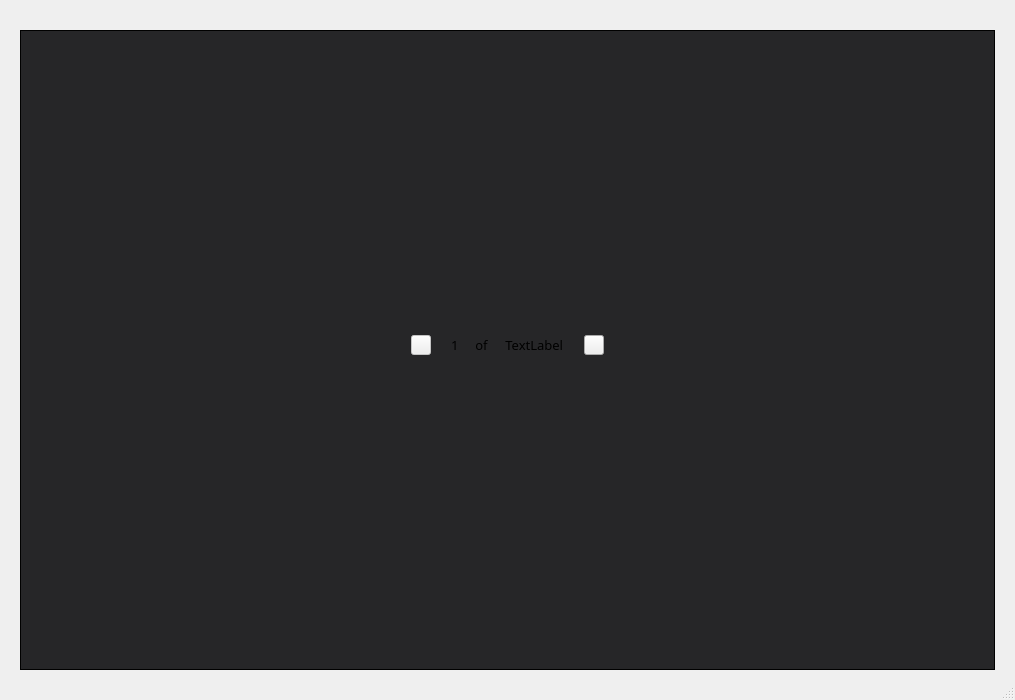
<?xml version="1.0" encoding="UTF-8"?>
<ui version="4.0">
 <class>PrintResultTable</class>
 <widget class="QDialog" name="PrintResultTable">
  <property name="geometry">
   <rect>
    <x>0</x>
    <y>0</y>
    <width>1015</width>
    <height>700</height>
   </rect>
  </property>
  <property name="windowTitle">
   <string>Dialog</string>
  </property>
  <property name="sizeGripEnabled">
   <bool>true</bool>
  </property>
  <layout class="QGridLayout" name="gridLayout_2">
   <property name="leftMargin">
    <number>20</number>
   </property>
   <property name="topMargin">
    <number>20</number>
   </property>
   <property name="rightMargin">
    <number>20</number>
   </property>
   <property name="bottomMargin">
    <number>30</number>
   </property>
   <property name="spacing">
    <number>10</number>
   </property>
   <item row="4" column="0">
    <layout class="QHBoxLayout" name="ui_buttonLayout">
     <property name="spacing">
      <number>10</number>
     </property>
    </layout>
   </item>
   <item row="0" column="0">
    <layout class="QHBoxLayout" name="ui_toolLayout">
     <property name="spacing">
      <number>10</number>
     </property>
    </layout>
   </item>
   <item row="2" column="0">
    <widget class="QFrame" name="frame_2">
     <property name="styleSheet">
      <string notr="true">
                            #frame_2 {
                            background-color: #262628;
                            border: 1px solid #000;}

                        </string>
     </property>
     <property name="frameShape">
      <enum>QFrame::StyledPanel</enum>
     </property>
     <property name="frameShadow">
      <enum>QFrame::Raised</enum>
     </property>
     <layout class="QGridLayout" name="gridLayout_3">
      <property name="leftMargin">
       <number>0</number>
      </property>
      <property name="topMargin">
       <number>0</number>
      </property>
      <property name="rightMargin">
       <number>0</number>
      </property>
      <property name="bottomMargin">
       <number>10</number>
      </property>
      <property name="spacing">
       <number>10</number>
      </property>
      <item row="0" column="0">
       <layout class="QVBoxLayout" name="ui_resultTableLayout">
        <property name="spacing">
         <number>10</number>
        </property>
        <property name="sizeConstraint">
         <enum>QLayout::SetDefaultConstraint</enum>
        </property>
       </layout>
      </item>
      <item row="1" column="0">
       <layout class="QHBoxLayout" name="horizontalLayout">
        <property name="spacing">
         <number>10</number>
        </property>
        <item>
         <spacer name="horizontalSpacer_5">
          <property name="orientation">
           <enum>Qt::Horizontal</enum>
          </property>
          <property name="sizeHint" stdset="0">
           <size>
            <width>40</width>
            <height>20</height>
           </size>
          </property>
         </spacer>
        </item>
        <item>
         <widget class="QToolButton" name="previousButton">
          <property name="enabled">
           <bool>false</bool>
          </property>
          <property name="minimumSize">
           <size>
            <width>20</width>
            <height>20</height>
           </size>
          </property>
          <property name="maximumSize">
           <size>
            <width>20</width>
            <height>20</height>
           </size>
          </property>
          <property name="styleSheet">
           <string notr="true">
                                                #previousButton
                                                {
                                                qproperty-icon: none;
                                                image: url(:/CLOVise/FlexPLM/Images/previous_none.svg);
                                                }
                                                #previousButton:hover
                                                {
                                                image: url(:/CLOVise/FlexPLM/Images/previous_over.svg);
                                                }
                                            </string>
          </property>
          <property name="text">
           <string/>
          </property>
          <property name="iconSize">
           <size>
            <width>18</width>
            <height>18</height>
           </size>
          </property>
         </widget>
        </item>
        <item>
         <spacer name="horizontalSpacer_9">
          <property name="orientation">
           <enum>Qt::Horizontal</enum>
          </property>
          <property name="sizeType">
           <enum>QSizePolicy::Fixed</enum>
          </property>
          <property name="sizeHint" stdset="0">
           <size>
            <width>10</width>
            <height>20</height>
           </size>
          </property>
         </spacer>
        </item>
        <item>
         <widget class="QLabel" name="currPageLabel">
          <property name="font">
           <font>
            <family>ArialMT</family>
            <pointsize>10</pointsize>
            <weight>50</weight>
            <bold>false</bold>
           </font>
          </property>
          <property name="text">
           <string>1 </string>
          </property>
         </widget>
        </item>
        <item>
         <widget class="QLabel" name="label_2">
          <property name="font">
           <font>
            <family>ArialMT</family>
            <pointsize>10</pointsize>
            <weight>50</weight>
            <bold>false</bold>
           </font>
          </property>
          <property name="text">
           <string> of </string>
          </property>
         </widget>
        </item>
        <item>
         <widget class="QLabel" name="totalPageLabel">
          <property name="font">
           <font>
            <family>ArialMT</family>
            <pointsize>10</pointsize>
            <weight>50</weight>
            <bold>false</bold>
           </font>
          </property>
          <property name="text">
           <string> TextLabel</string>
          </property>
         </widget>
        </item>
        <item>
         <spacer name="horizontalSpacer_10">
          <property name="orientation">
           <enum>Qt::Horizontal</enum>
          </property>
          <property name="sizeType">
           <enum>QSizePolicy::Fixed</enum>
          </property>
          <property name="sizeHint" stdset="0">
           <size>
            <width>10</width>
            <height>20</height>
           </size>
          </property>
         </spacer>
        </item>
        <item>
         <widget class="QToolButton" name="nextButton">
          <property name="minimumSize">
           <size>
            <width>20</width>
            <height>20</height>
           </size>
          </property>
          <property name="maximumSize">
           <size>
            <width>20</width>
            <height>20</height>
           </size>
          </property>
          <property name="styleSheet">
           <string notr="true">
                                                #nextButton
                                                {
                                                qproperty-icon: none;
                                                image: url(:/CLOVise/FlexPLM/Images/next_none.svg);
                                                }
                                                #nextButton:hover
                                                {
                                                image: url(:/CLOVise/FlexPLM/Images/next_over.svg);
                                                }
                                            </string>
          </property>
          <property name="text">
           <string/>
          </property>
          <property name="iconSize">
           <size>
            <width>18</width>
            <height>18</height>
           </size>
          </property>
         </widget>
        </item>
        <item>
         <spacer name="horizontalSpacer_6">
          <property name="orientation">
           <enum>Qt::Horizontal</enum>
          </property>
          <property name="sizeHint" stdset="0">
           <size>
            <width>40</width>
            <height>20</height>
           </size>
          </property>
         </spacer>
        </item>
       </layout>
      </item>
     </layout>
    </widget>
   </item>
   <item row="1" column="0">
    <spacer name="verticalSpacer">
     <property name="orientation">
      <enum>Qt::Vertical</enum>
     </property>
     <property name="sizeType">
      <enum>QSizePolicy::Fixed</enum>
     </property>
     <property name="sizeHint" stdset="0">
      <size>
       <width>20</width>
       <height>10</height>
      </size>
     </property>
    </spacer>
   </item>
  </layout>
 </widget>
 <resources>
  <include location="../../../../PLMResource.qrc"/>
 </resources>
 <connections/>
</ui>
